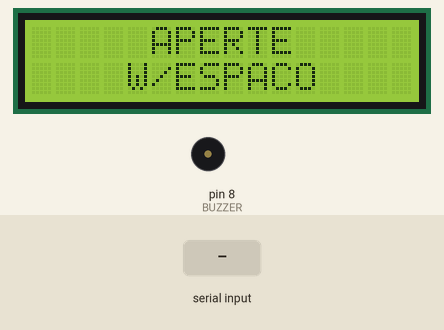
This sketch was run on a simulated Arduino Uno, built with avr-gcc and run on an emulated ATmega328P. On the bench: 16×2 character LCD, buzzer (waves = sounding). The test bench sets the inputs (shaded band). Random numbers use the default seed unless the sketch sets one.

Above: at 1.2 s.
1.3 s: "w" received over Serial
At 1.58 s:
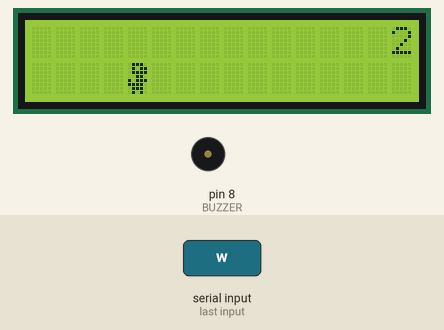
3.3 s: byte 32 (' ') received over Serial
At 3.42 s:
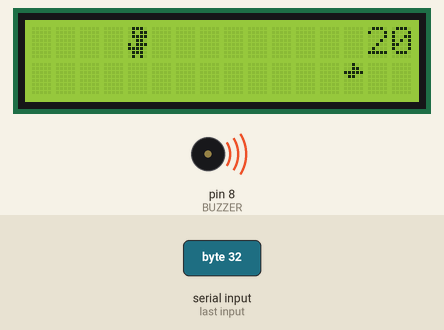
4.8 s: "W" received over Serial
At 4.96 s:
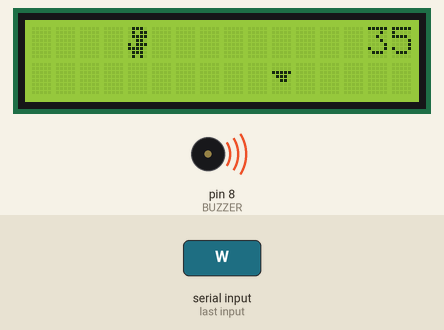
7.8 s: byte 32 (' ') received over Serial
At 8.03 s:
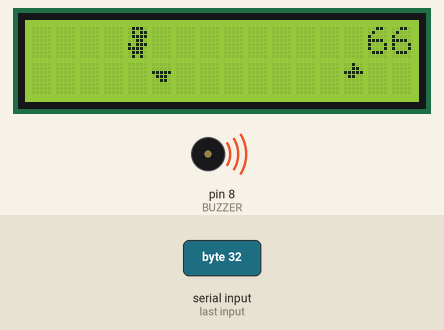
10.8 s: "w" received over Serial
At 10.95 s:
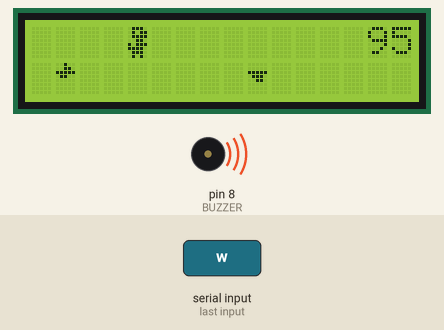
13.4 s: "W" received over Serial
At 18.8 s:
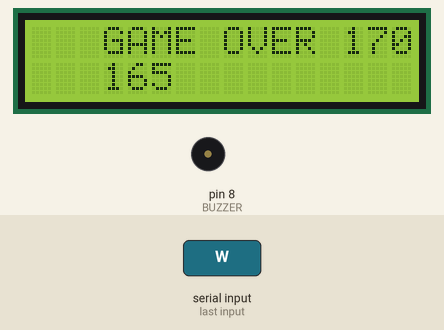
Timing chart, 0 to 19.4 s (numbered marks = the images above; inputs shaded):
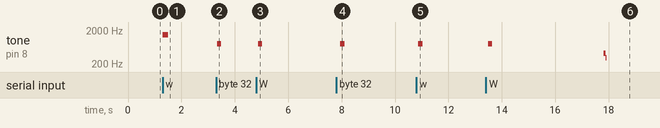

The sketch:

Jogo_Dinossauro.ino
```cpp
#include <LiquidCrystal.h>

void clearPlayer();
void gameOver();
void allBlocks();
void checkSpeed();
void drawPlayer(int y, bool clean);
void addCacto();
void clearCacto();
void removePrimeiroCacto();
void drawCacto();
void gerarCacto();
void addPassaro();
void clearPassaro();
void removePrimeiroPassaro();
void drawPassaro();
void gerarPassaro();
void setup();
void loop();
void drawScore();
bool teclaPuloPressionada();

#define BUZZER 8

#define MAX_JUMP_TIME 1200

#define PONTOS_VELOCIDADE2 300
#define PONTOS_VELOCIDADE3 600
#define PONTOS_VELOCIDADE4 1200
#define PONTOS_VELOCIDADE5 2400
#define PONTOS_VELOCIDADE6 5000

#define CHANCHE_GERACAO_CACTOS 60
#define TEMPO_GERACAO_CACTOS 2000
#define ESTILO_CACTO 1

#define CHANCE_GERACAO_PASSAROS_ALTO 40
#define TEMPO_GERACAO_PASSAROS_ALTO 2000
#define ESTILO_PASSAROS_ALTO_ASA_CIMA 2
#define ESTILO_PASSAROS_ALTO_ASA_BAIXO 3

LiquidCrystal lcd(12, 11, 5, 4, 3, 2); // RS, E, D4, D5, D6, D7

byte dino[] = {
  B01110,
  B01011,
  B01111,
  B00110,
  B10111,
  B11110,
  B01110,
  B01010
};

byte cacto1[] = {
  B00100,
  B00101,
  B10101,
  B10101,
  B01101,
  B00110,
  B00100,
  B00100
};

byte cacto2[] = {
  B00100,
  B10100,
  B10101,
  B10101,
  B10110,
  B01100,
  B00100,
  B00100
};

byte cacto3[] = {
  B00100,
  B10101,
  B10101,
  B10101,
  B01110,
  B00100,
  B00100,
  B00100
};

byte passaroumasacima[] = {
  B00100,
  B00110,
  B11111,
  B01100,
  B00000,
  B00000,
  B00000,
  B00000
};

byte passaroumasabaixo[] = {
  B00000,
  B00000,
  B11111,
  B01110,
  B00110,
  B00000,
  B00000,
  B00000
};

byte block[] = {
  B11111,
  B11111,
  B11111,
  B11111,
  B11111,
  B11111,
  B11111,
  B11111
};

bool jumping = false;
bool started = false;

unsigned int dinoY = 1;

unsigned long jumpTime = 0;
unsigned long lastDrawCacto = 0;
unsigned long lastDrawPassaro = 0;
unsigned long lastGeneratedCacto = 0;
unsigned long lastGeneratedPassaro = 0;
unsigned long startTime = 0;
unsigned long lastAsaFlap = 0;

int cacto[16];
int cactoEstilo[16];
int cactoCont = 0;

int passaro[16];
int passaroEstilo[16];
int passaroCont = 0;

int velocidadeCacto = 600;
int velocidadePassaro = 600;

bool teclaPuloPressionada() {
  bool pressionou = false;

  while (Serial.available() > 0) {
    char tecla = Serial.read();

    if (tecla == 'w' || tecla == 'W' || tecla == ' ') {
      pressionou = true;
    }
  }

  return pressionou;
}

void clearPlayer() {
  lcd.setCursor(4, dinoY);
  lcd.print(" ");
}

void gameOver() {
  started = false;
  clearCacto();
  clearPassaro();

  lcd.clear();
  lcd.setCursor(3, 0);
  lcd.print("GAME OVER");

  lcd.setCursor(3, 1);
  lcd.print((millis() - startTime) / 100);

  tone(BUZZER, 415);
  delay(80);
  tone(BUZZER, 302);
  delay(50);
  noTone(BUZZER);
  delay(400);
}

void allBlocks() {
  for (int x = 0; x < 16; x++) {
    for (int y = 0; y < 2; y++) {
      lcd.setCursor(x, y);
      lcd.write(byte(6));
    }
  }
}

void checkSpeed() {
  if ((millis() - startTime) / 100 >= PONTOS_VELOCIDADE2 && velocidadeCacto > 500 && velocidadePassaro > 500) {
    velocidadeCacto = 500;
    velocidadePassaro = 500;
    allBlocks();
  } else if ((millis() - startTime) / 100 >= PONTOS_VELOCIDADE3 && velocidadeCacto > 400 && velocidadePassaro > 400) {
    velocidadeCacto = 400;
    velocidadePassaro = 400;
    allBlocks();
  } else if ((millis() - startTime) / 100 >= PONTOS_VELOCIDADE4 && velocidadeCacto > 300 && velocidadePassaro > 300) {
    velocidadeCacto = 300;
    velocidadePassaro = 300;
    allBlocks();
  } else if ((millis() - startTime) / 100 >= PONTOS_VELOCIDADE5 && velocidadeCacto > 200 && velocidadePassaro > 200) {
    velocidadeCacto = 200;
    velocidadePassaro = 200;
    allBlocks();
  } else if ((millis() - startTime) / 100 >= PONTOS_VELOCIDADE6 && velocidadeCacto > 100 && velocidadePassaro > 100) {
    velocidadeCacto = 100;
    velocidadePassaro = 100;
    allBlocks();
  }
}

void drawPlayer(int y, bool clean) {
  int comp[2] = {1, 0};

  if (clean) {
    lcd.setCursor(4, comp[y]);
    lcd.print(" ");
  }

  lcd.setCursor(4, y);
  lcd.write(byte(0));
}

void addCacto() {
  for (int x = 0; x < passaroCont; x++) {
    if (passaro[x] > 8) return;
  }

  for (int x = 0; x < cactoCont; x++) {
    if (cacto[x] > 8) return;
  }

  for (int x = 0; x < 16; x++) {
    if (cacto[x] == -1) {
      cacto[x] = 15;
      cactoEstilo[x] = random(1, 4);
      cactoCont++;
      break;
    }
  }
}

void clearCacto() {
  for (int x = 0; x < 16; x++) {
    cacto[x] = -1;
    cactoEstilo[x] = 1;
  }

  cactoCont = 0;
}

void removePrimeiroCacto() {
  for (int x = 0; x < 15; x++) {
    cacto[x] = cacto[x + 1];
    cactoEstilo[x] = cactoEstilo[x + 1];
  }

  cacto[15] = -1;
  cactoEstilo[15] = 1;

  if (cactoCont > 0) {
    cactoCont--;
  }
}

void drawCacto() {
  bool move = false;

  for (int x = 0; x < cactoCont; x++) {
    if (millis() - lastDrawCacto >= velocidadeCacto) {
      cacto[x] = cacto[x] - 1;
      move = true;
    }

    if (cacto[x] == 4 && dinoY == 1) {
      started = false;
      gameOver();
      break;
    }

    if (cacto[x] > -1) {
      lcd.setCursor(cacto[x], 1);
      lcd.write(cactoEstilo[x]);
    } else {
      removePrimeiroCacto();
      x--;
    }
  }

  if (move) {
    lastDrawCacto = millis();
  }
}

void gerarCacto() {
  if (millis() - lastGeneratedCacto < TEMPO_GERACAO_CACTOS) {
    return;
  }

  int chance = random(0, velocidadeCacto);

  if (chance < CHANCHE_GERACAO_CACTOS) {
    addCacto();
    lastGeneratedCacto = millis();
  }
}

void addPassaro() {
  for (int x = 0; x < cactoCont; x++) {
    if (cacto[x] > 8) return;
  }

  for (int x = 0; x < passaroCont; x++) {
    if (passaro[x] > 8) return;
  }

  for (int x = 0; x < 16; x++) {
    if (passaro[x] == -1) {
      passaro[x] = 15;
      passaroEstilo[x] = random(4, 6);
      passaroCont++;
      break;
    }
  }
}

void clearPassaro() {
  for (int x = 0; x < 16; x++) {
    passaro[x] = -1;
    passaroEstilo[x] = 4;
  }

  passaroCont = 0;
}

void removePrimeiroPassaro() {
  for (int x = 0; x < 15; x++) {
    passaro[x] = passaro[x + 1];
    passaroEstilo[x] = passaroEstilo[x + 1];
  }

  passaro[15] = -1;
  passaroEstilo[15] = 4;

  if (passaroCont > 0) {
    passaroCont--;
  }
}

void drawPassaro() {
  bool move = false;

  for (int x = 0; x < passaroCont; x++) {
    if (millis() - lastDrawPassaro >= velocidadePassaro) {
      passaro[x] = passaro[x] - 1;
      move = true;
    }

    if (passaro[x] == 4 && dinoY == 1) {
      started = false;
      gameOver();
      break;
    }

    if (passaro[x] > -1) {
      if (millis() - lastAsaFlap >= 300) {
        lastAsaFlap = millis();

        for (int y = 0; y < passaroCont; y++) {
          passaroEstilo[y] = (passaroEstilo[y] == 4) ? 5 : 4;
        }
      }

      lcd.setCursor(passaro[x], 1);
      lcd.write(passaroEstilo[x]);
    } else {
      removePrimeiroPassaro();
      x--;
    }
  }

  if (move) {
    lastDrawPassaro = millis();
  }
}

void gerarPassaro() {
  if (millis() - lastGeneratedPassaro < TEMPO_GERACAO_PASSAROS_ALTO) {
    return;
  }

  int chance = random(0, velocidadePassaro);

  if (chance < CHANCE_GERACAO_PASSAROS_ALTO) {
    addPassaro();
    lastGeneratedPassaro = millis();
  }
}

void setup() {
  Serial.begin(9600);

  lcd.begin(16, 2);

  lcd.createChar(0, dino);
  lcd.createChar(1, cacto1);
  lcd.createChar(2, cacto2);
  lcd.createChar(3, cacto3);
  lcd.createChar(4, passaroumasacima);
  lcd.createChar(5, passaroumasabaixo);
  lcd.createChar(6, block);

  lcd.setCursor(5, 0);
  lcd.print("APERTE");
  lcd.setCursor(4, 1);
  lcd.print("W/ESPACO");

  pinMode(BUZZER, OUTPUT);

  randomSeed(analogRead(0));

  clearCacto();
  clearPassaro();
}

void loop() {
  bool pulo = teclaPuloPressionada();

  if (started) {
    lcd.clear();
    checkSpeed();

    if (millis() - jumpTime >= MAX_JUMP_TIME * 0.1) {
      noTone(BUZZER);
    }

    if (pulo && !jumping) {
      jumpTime = millis();
      jumping = true;
      drawPlayer(--dinoY, true);
      tone(BUZZER, 800);
    }

    if (jumping && millis() - jumpTime > MAX_JUMP_TIME) {
      jumping = false;
      drawPlayer(++dinoY, true);
      noTone(BUZZER);
    }

    gerarCacto();
    gerarPassaro();

    drawPlayer(dinoY, false);
    drawCacto();
    drawPassaro();
    drawScore();

    delay(150);

  } else {
    if (pulo) {
      started = true;
      startTime = millis();

      velocidadeCacto = 600;
      velocidadePassaro = 600;

      clearCacto();
      clearPassaro();

      tone(BUZZER, 1440);
      delay(200);
      noTone(BUZZER);
    }
  }
}

void drawScore() {
  unsigned long score = (millis() - startTime) / 100;

  lcd.setCursor(13, 0);

  if (score < 10) {
    lcd.print("  ");
  } else if (score < 100) {
    lcd.print(" ");
  }

  lcd.print(score);
}
```

Measured:
- after the input at 1.3 s, tone on pin 8 (BUZZER): silent → 1440 Hz at once, → silent 0.20 s later; the display: changes after 0.20 s (image 1)
- after the input at 3.3 s, tone on pin 8 (BUZZER): silent → 800 Hz at once, → silent 0.15 s later
- after the input at 4.8 s, tone on pin 8 (BUZZER): silent → 800 Hz after 0.08 s, → silent 0.15 s later
- after the input at 10.8 s, tone on pin 8 (BUZZER): silent → 800 Hz after 0.08 s, → silent 0.15 s later
